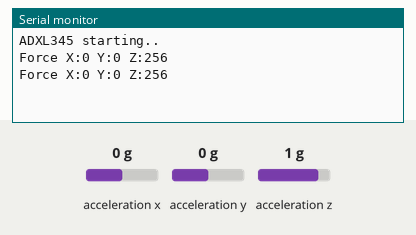
Recording of a sketch running on a simulated Arduino Uno, built with avr-gcc and run on an emulated ATmega328P. Parts: the last lines printed to the serial monitor. Inputs (shaded band) come from the test bench; at power-on: acceleration x 0 g, acceleration y 0 g, acceleration z 1 g.

Above: at 2.8 s.
2.9 s: acceleration x set to -1.4 g
At 5.8 s:
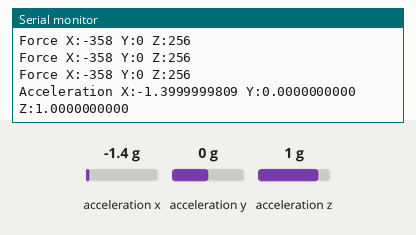
6.5 s: acceleration y set to -1.4 g
At 7.8 s:
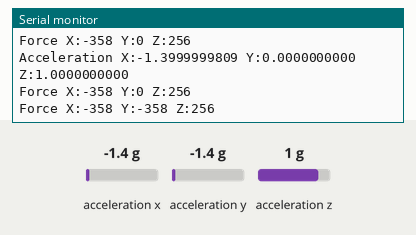
8.0 s: acceleration z set to -1.4 g
At 8.8 s:
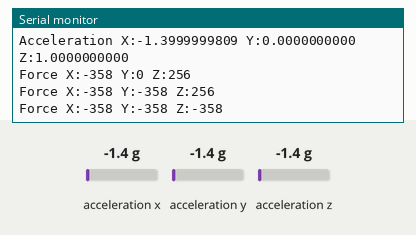

Measured:
- after the input at 2.9 s, the serial monitor: prints a new line after 0.10 s (image 1)
- after the input at 6.5 s, the serial monitor: prints a new line after 0.51 s (image 2)
- after the input at 8.0 s, the serial monitor: prints a new line at once (image 3)

The sketch:

grove-accelerometer.ino
```cpp
// (licence header left out)
#include <Arduino.h>

#include <Wire.h>
#include <ADXL345.h>

#define SERIAL_SPEED 9600

ADXL345 sensor;

bool timerExpired(unsigned long timeDelta = 1000)
{
  static unsigned long tsStart = millis(); // this value will persist, see note above.

  unsigned long tsNow = millis();
  unsigned long tsEnd = tsStart + timeDelta;

  if(tsNow <= tsEnd)
  { // not expired
    return false;
  }
  else
  { // expired
  tsStart = tsNow;
  tsEnd = tsStart + timeDelta;
  return true;
  }
};

void setup()
{
  Serial.begin(SERIAL_SPEED);

  while (!Serial)
      delay(1000); // remove this while loop to start the sketch at power-on, else the sketch will wait for a serial connection

  Serial.println();
  Serial.println(F("ADXL345 starting.."));

  sensor.powerOn(); // using the default TWI (I2C) pins on the MKR
                    // SDA on pin 11 &
                    // SCL on pin 12
}

void loop()
{
  static unsigned int loopCounter = 0;  // this value will persist, see notes.

  if (timerExpired())
  {
    int x, y, z;

    loopCounter = loopCounter + 1;

    sensor.readXYZ(&x, &y, &z);

    Serial.print(F("Force X:"));
    Serial.print(x, DEC);

    Serial.print(F(" Y:"));
    Serial.print(y, DEC);

    Serial.print(F(" Z:"));
    Serial.println(z, DEC);
  };

  if (loopCounter == 5)
  {
    double acceleration[3];

    loopCounter = 0;

    sensor.getAcceleration(acceleration);

    Serial.print(F("Acceleration X:"));
    Serial.print

    (acceleration[0], DEC);

    Serial.print(F(" Y:"));
    Serial.print(acceleration[1], DEC);

    Serial.print(F(" Z:"));
    Serial.println(acceleration[2], DEC);
  };
}
```
